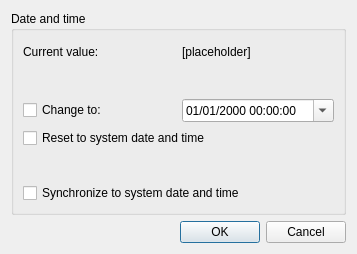
<?xml version="1.0" encoding="UTF-8"?>
<ui version="4.0">
 <class>DateTimeDialog</class>
 <widget class="QDialog" name="DateTimeDialog">
  <property name="geometry">
   <rect>
    <x>0</x>
    <y>0</y>
    <width>357</width>
    <height>254</height>
   </rect>
  </property>
  <property name="windowTitle">
   <string>Date and time - MelonDS - Ixranium Fork</string>
  </property>
  <layout class="QVBoxLayout" name="verticalLayout">
   <item>
    <widget class="QGroupBox" name="groupBox_2">
     <property name="title">
      <string>Date and time</string>
     </property>
     <layout class="QGridLayout" name="gridLayout_2">
      <item row="3" column="0" colspan="2">
       <widget class="QCheckBox" name="chkResetTime">
        <property name="text">
         <string>Reset to system date and time</string>
        </property>
       </widget>
      </item>
      <item row="0" column="0">
       <widget class="QLabel" name="label">
        <property name="text">
         <string>Current value:</string>
        </property>
       </widget>
      </item>
      <item row="0" column="1">
       <widget class="QLabel" name="lblCustomTime">
        <property name="text">
         <string>[placeholder]</string>
        </property>
       </widget>
      </item>
      <item row="2" column="0">
       <widget class="QCheckBox" name="chkChangeTime">
        <property name="text">
         <string>Change to:</string>
        </property>
       </widget>
      </item>
      <item row="2" column="1">
       <widget class="QDateTimeEdit" name="txtNewCustomTime">
        <property name="dateTime">
         <datetime>
          <hour>0</hour>
          <minute>0</minute>
          <second>0</second>
          <year>2000</year>
          <month>1</month>
          <day>1</day>
         </datetime>
        </property>
        <property name="maximumDateTime">
         <datetime>
          <hour>23</hour>
          <minute>59</minute>
          <second>59</second>
          <year>2099</year>
          <month>12</month>
          <day>31</day>
         </datetime>
        </property>
        <property name="minimumDateTime">
         <datetime>
          <hour>0</hour>
          <minute>0</minute>
          <second>0</second>
          <year>2000</year>
          <month>1</month>
          <day>1</day>
         </datetime>
        </property>
        <property name="displayFormat">
         <string>dd/MM/yyyy HH:mm:ss</string>
        </property>
        <property name="calendarPopup">
         <bool>true</bool>
        </property>
       </widget>
      </item>
      <item row="5" column="0" colspan="2">
       <widget class="QCheckBox" name="chkSyncTime">
        <property name="text">
         <string>Synchronize to system date and time</string>
        </property>
       </widget>
      </item>
      <item row="1" column="0" colspan="2">
       <widget class="QLabel" name="label_2">
        <property name="text">
         <string/>
        </property>
       </widget>
      </item>
      <item row="4" column="0" colspan="2">
       <widget class="QLabel" name="label_3">
        <property name="text">
         <string/>
        </property>
       </widget>
      </item>
     </layout>
    </widget>
   </item>
   <item>
    <widget class="QDialogButtonBox" name="buttonBox">
     <property name="orientation">
      <enum>Qt::Orientation::Horizontal</enum>
     </property>
     <property name="standardButtons">
      <set>QDialogButtonBox::StandardButton::Cancel|QDialogButtonBox::StandardButton::Ok</set>
     </property>
    </widget>
   </item>
  </layout>
 </widget>
 <resources/>
 <connections>
  <connection>
   <sender>buttonBox</sender>
   <signal>accepted()</signal>
   <receiver>DateTimeDialog</receiver>
   <slot>accept()</slot>
   <hints>
    <hint type="sourcelabel">
     <x>248</x>
     <y>254</y>
    </hint>
    <hint type="destinationlabel">
     <x>157</x>
     <y>274</y>
    </hint>
   </hints>
  </connection>
  <connection>
   <sender>buttonBox</sender>
   <signal>rejected()</signal>
   <receiver>DateTimeDialog</receiver>
   <slot>reject()</slot>
   <hints>
    <hint type="sourcelabel">
     <x>316</x>
     <y>260</y>
    </hint>
    <hint type="destinationlabel">
     <x>286</x>
     <y>274</y>
    </hint>
   </hints>
  </connection>
 </connections>
</ui>
